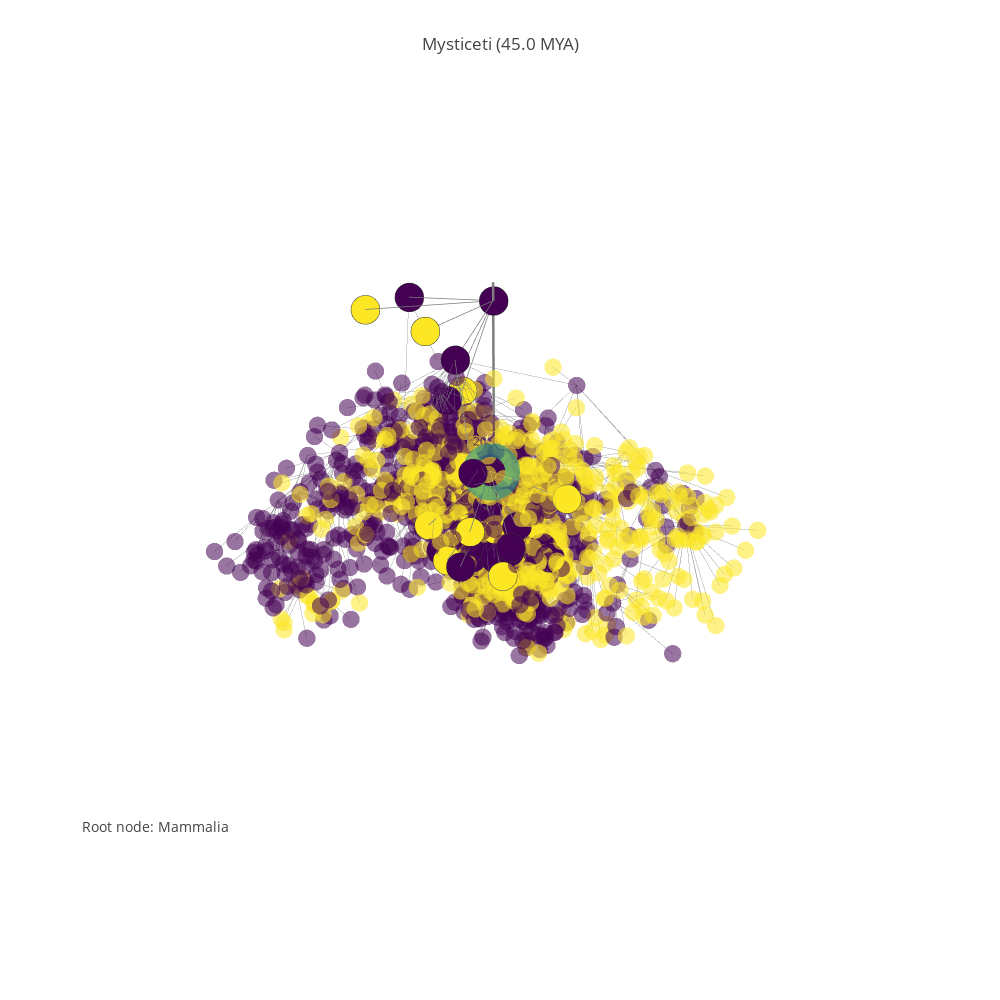

Notebook source saved alongside this figure:
### Code cell
#focus_node = 16024 # whales
#focus_node = 16293 # Catarrhini
#focus_node = 16299 # Hominidae
pgp.refocus(16024)

### Figure 1 — Plotly figure (JSON) as saved in the notebook; plotly's stock layout.template omitted (floating-point values rounded to 4 significant figures; data arrays with more than 128 entries replaced by an {"elided": "..."} marker saying what was removed)
{"data": [{"hoverinfo": "none", "line": {"color": "rgb(125,125,125)", "width": 5}, "mode": "lines", "type": "scatter3d", "uid": "08706106-c980-11e8-9dd1-f45c89a09993", "x": [-3.531, -3.531, null], "y": [0.6936, 0.6936, null], "z": [5.671, 0.8307, null]}, {"mode": "text", "text": ["1 MYA", "5 MYA", "20 MYA", "50 MYA", "150 MYA"], "type": "scatter3d", "uid": "0870629e-c980-11e8-b398-f45c89a09993", "x": [-3.531, -3.531, -3.531], "y": [0.6936, 0.6936, 0.6936], "z": [0.6931, 1.792, 3.045, 3.932, 5.017]}, {"hoverinfo": "none", "line": {"color": "rgb(125,125,125)", "width": 1}, "mode": "lines", "opacity": 0.65, "type": "scatter3d", "uid": "0870639a-c980-11e8-a757-f45c89a09993", "x": {"elided": "4821 float values"}, "y": {"elided": "4821 float values"}, "z": {"elided": "4821 float values"}}, {"hoverinfo": "text", "marker": {"color": {"elided": "1607 int values"}, "colorscale": "Viridis", "opacity": 0.55, "size": 6, "symbol": "circle"}, "mode": "markers", "name": "actors", "text": {"elided": "1607 str values"}, "textfont": {"color": "#ff7f0e", "family": "sans serif", "size": 18}, "type": "scatter3d", "uid": "08706476-c980-11e8-9df1-f45c89a09993", "x": {"elided": "1607 float values"}, "y": {"elided": "1607 float values"}, "z": {"elided": "1607 float values"}}, {"hoverinfo": "none", "line": {"color": "rgb(125,125,125)", "width": 1.5}, "mode": "lines", "opacity": 1, "type": "scatter3d", "uid": "08706548-c980-11e8-a0a6-f45c89a09993", "x": [-3.531, -3.531, null, -2.426, -3.531, null, -2.943, -3.531, null, -2.462, -3.531, null, -2.815, -3.531, null, -3.115, -3.531, null, -2.489, -3.531, null, -2.049, -2.489, null, -2.402, -2.049, null, -1.695, -2.402, null, -1.945, -2.402, null, -2.904, -2.402, null, -2.494, -2.402, null, -2.355, -2.494, null, -1.901, -2.494, null, -2.376, -2.494, null, -2.754, -2.494, null, -2.605, -2.494, null, -1.932, -2.494, null, -2.694, -2.494, null, -2.183, -2.494, null, -2.578, -2.494, null, -1.987, -2.494, null, -2.733, -2.494, null, -2.301, -2.494, null, -2.099, -2.402, null, -2.466, -2.402, null, -2.872, -2.402, null, -2.919, -2.872, null, -2.475, -2.872, null, -2.997, -2.872, null, -3.235, -2.872, null, -3.301, -2.872, null, -3.206, -2.872, null, -2.462, -2.872, null, -2.895, -2.402, null], "y": [0.6936, 0.6936, null, -0.5633, 0.6936, null, -0.2826, 0.6936, null, 0.5751, 0.6936, null, 0.5411, 0.6936, null, 0.5149, 0.6936, null, 1.08, 0.6936, null, 1.824, 1.08, null, 1.773, 1.824, null, 1.373, 1.773, null, 1.865, 1.773, null, 0.9869, 1.773, null, 1.617, 1.773, null, 1.899, 1.617, null, 1.465, 1.617, null, 1.875, 1.617, null, 1.4, 1.617, null, 1.91, 1.617, null, 1.686, 1.617, null, 1.676, 1.617, null, 2.206, 1.617, null, 1.142, 1.617, null, 1.248, 1.617, null, 1.129, 1.617, null, 0.9362, 1.617, null, 2.429, 1.773, null, 2.177, 1.773, null, 1.673, 1.773, null, 1.654, 1.673, null, 1.314, 1.673, null, 1.618, 1.673, null, 1.317, 1.673, null, 1.869, 1.673, null, 2.098, 1.673, null, 1.343, 1.673, null, 2.618, 1.773, null], "z": [5.421, 5.421, null, 5.252, 5.421, null, 5.352, 5.421, null, 5.31, 5.421, null, 4.19, 5.421, null, 4.205, 5.421, null, 5.088, 5.421, null, 3.989, 5.088, null, 3.829, 3.989, null, 3.157, 3.829, null, 3.179, 3.829, null, 3.179, 3.829, null, 3.179, 3.829, null, 3.025, 3.179, null, 2.526, 3.179, null, 2.526, 3.179, null, 2.526, 3.179, null, 2.526, 3.179, null, 2.526, 3.179, null, 2.526, 3.179, null, 2.526, 3.179, null, 2.526, 3.179, null, 2.526, 3.179, null, 3.025, 3.179, null, 3.025, 3.179, null, 3.157, 3.829, null, 3.157, 3.829, null, 2.197, 3.829, null, 2.197, 2.197, null, 2.197, 2.197, null, 2.197, 2.197, null, 2.197, 2.197, null, 2.197, 2.197, null, 2.197, 2.197, null, 2.197, 2.197, null, 3.584, 3.829, null]}, {"hoverinfo": "text", "marker": {"color": [0, 2, 0, 2, 0, 2, 0, 0, 0, 2, 2, 2, 0, 2, 2, 0, 0, 0, 0, 0, 2, 2, 0, 2, 2, 0, 0, 0, 2, 2, 2, 2, 0, 0, 0, 2, 0, 2], "colorscale": "Viridis", "line": {"color": "rgb(50,50,50)", "width": 0.5}, "size": 10, "symbol": "circle"}, "mode": "markers", "name": "actors", "text": ["<a href=\"https://en.wikipedia.org/wiki/Mammalia\">Mammalia -- 15040 (225.0 MYA)</a>", "<a href=\"https://en.wikipedia.org/wiki/Triconodonts\">Triconodonts -- 15989 (190.0 MYA)</a>", "<a href=\"https://en.wikipedia.org/wiki/Monotremata\">Monotremata -- 15991 (210.0 MYA)</a>", "<a href=\"https://en.wikipedia.org/wiki/Multituberculata\">Multituberculata -- 15992 (201.3 MYA)</a>", "<a href=\"https://en.wikipedia.org/wiki/Marsupialia\">Marsupialia -- 15994 (65.0 MYA)</a>", "<a href=\"https://en.wikipedia.org/wiki/Palaeoryctoids\">Palaeoryctoids -- 15996 (66.0 MYA)</a>", "<a href=\"https://en.wikipedia.org/wiki/Eutheria\">Eutheria -- 15997 (161.0 MYA)</a>", "<a href=\"https://en.wikipedia.org/wiki/Cetacea\">Cetacea -- 15977 (53.0 MYA)</a>", "<a href=\"https://en.wikipedia.org/wiki/Mysticeti\">Mysticeti -- 16024 (45.0 MYA)</a>", "<a href=\"https://en.wikipedia.org/wiki/Llanocetidae\">Llanocetidae -- 16027 (22.5 MYA)</a>", "<a href=\"https://en.wikipedia.org/wiki/Mammalodontidae\">Mammalodontidae -- 16029 (23.03 MYA)</a>", "<a href=\"https://en.wikipedia.org/wiki/Kekenodontidae\">Kekenodontidae -- 16030 (23.03 MYA)</a>", "<a href=\"https://en.wikipedia.org/wiki/Balaenopteridae\">Balaenopteridae -- 16032 (23.03 MYA)</a>", "<a href=\"https://en.wikipedia.org/wiki/Notiocetus\">Notiocetus -- 16045 (19.6 MYA)</a>", "<a href=\"https://en.wikipedia.org/wiki/Palaeocetus\">Palaeocetus -- 16046 (11.5 MYA)</a>", "<a href=\"https://en.wikipedia.org/wiki/Balaenoptera musculus\">Balaenoptera musculus -- 16047 (11.5 MYA)</a>", "<a href=\"https://en.wikipedia.org/wiki/Balaenoptera physalus\">Balaenoptera physalus -- 16048 (11.5 MYA)</a>", "<a href=\"https://en.wikipedia.org/wiki/Balaenoptera borealis\">Balaenoptera borealis -- 16049 (11.5 MYA)</a>", "<a href=\"https://en.wikipedia.org/wiki/Balaenoptera edeni\">Balaenoptera edeni -- 16050 (11.5 MYA)</a>", "<a href=\"https://en.wikipedia.org/wiki/Balaenoptera acutorostrata\">Balaenoptera acutorostrata -- 16051 (11.5 MYA)</a>", "<a href=\"https://en.wikipedia.org/wiki/Plesiocetus\">Plesiocetus -- 16052 (11.5 MYA)</a>", "<a href=\"https://en.wikipedia.org/wiki/Idiocetus\">Idiocetus -- 16053 (11.5 MYA)</a>", "<a href=\"https://en.wikipedia.org/wiki/Megaptera novaeangliae\">Megaptera novaeangliae -- 16054 (11.5 MYA)</a>", "<a href=\"https://en.wikipedia.org/wiki/Megapteropsis\">Megapteropsis -- 16055 (19.6 MYA)</a>", "<a href=\"https://en.wikipedia.org/wiki/Burtinopsis\">Burtinopsis -- 16056 (19.6 MYA)</a>", "<a href=\"https://en.wikipedia.org/wiki/Eschrichtius robustus (grey whale)\">Eschrichtius robustus (grey whale) -- 16033 (22.5 MYA)</a>", "<a href=\"https://en.wikipedia.org/wiki/Caperea marginata (pygmy right whale)\">Caperea marginata (pygmy right whale) -- 16034 (22.5 MYA)</a>", "<a href=\"https://en.wikipedia.org/wiki/Balaenidae\">Balaenidae -- 16035 (8.0 MYA)</a>", "<a href=\"https://en.wikipedia.org/wiki/Morenocetus\">Morenocetus -- 16037 (8.0 MYA)</a>", "<a href=\"https://en.wikipedia.org/wiki/Balaenula\">Balaenula -- 16038 (8.0 MYA)</a>", "<a href=\"https://en.wikipedia.org/wiki/Protobalaena\">Protobalaena -- 16039 (8.0 MYA)</a>", "<a href=\"https://en.wikipedia.org/wiki/Mesoteras\">Mesoteras -- 16040 (8.0 MYA)</a>", "<a href=\"https://en.wikipedia.org/wiki/Balaena mysticetus\">Balaena mysticetus -- 16041 (8.0 MYA)</a>", "<a href=\"https://en.wikipedia.org/wiki/Eubalaena glacialis\">Eubalaena glacialis -- 16042 (8.0 MYA)</a>", "<a href=\"https://en.wikipedia.org/wiki/Eubalaena australis\">Eubalaena australis -- 16043 (8.0 MYA)</a>", "<a href=\"https://en.wikipedia.org/wiki/Aetiocetidae\">Aetiocetidae -- 16028 (35.0 MYA)</a>"], "type": "scatter3d", "uid": "08706610-c980-11e8-8396-f45c89a09993", "x": [-3.531, -2.426, -2.943, -2.462, -2.815, -3.115, -2.489, -2.049, -2.402, -1.695, -1.945, -2.904, -2.494, -2.355, -1.901, -2.376, -2.754, -2.605, -1.932, -2.694, -2.183, -2.578, -1.987, -2.733, -2.301, -2.099, -2.466, -2.872, -2.919, -2.475, -2.997, -3.235, -3.301, -3.206, -2.462, -2.895], "y": [0.6936, -0.5633, -0.2826, 0.5751, 0.5411, 0.5149, 1.08, 1.824, 1.773, 1.373, 1.865, 0.9869, 1.617, 1.899, 1.465, 1.875, 1.4, 1.91, 1.686, 1.676, 2.206, 1.142, 1.248, 1.129, 0.9362, 2.429, 2.177, 1.673, 1.654, 1.314, 1.618, 1.317, 1.869, 2.098, 1.343, 2.618], "z": [5.421, 5.252, 5.352, 5.31, 4.19, 4.205, 5.088, 3.989, 3.829, 3.157, 3.179, 3.179, 3.179, 3.025, 2.526, 2.526, 2.526, 2.526, 2.526, 2.526, 2.526, 2.526, 2.526, 3.025, 3.025, 3.157, 3.157, 2.197, 2.197, 2.197, 2.197, 2.197, 2.197, 2.197, 2.197, 3.584]}, {"hoverinfo": "text", "marker": {"color": [1], "colorscale": "Viridis", "opacity": 0.6, "size": 20, "symbol": "circle"}, "mode": "markers", "name": "actors", "text": ["<a href=\"https://en.wikipedia.org/wiki/Mammalia\">Mammalia -- 15040 (225.0 MYA)</a>", "<a href=\"https://en.wikipedia.org/wiki/Triconodonts\">Triconodonts -- 15989 (190.0 MYA)</a>", "<a href=\"https://en.wikipedia.org/wiki/Monotremata\">Monotremata -- 15991 (210.0 MYA)</a>", "<a href=\"https://en.wikipedia.org/wiki/Multituberculata\">Multituberculata -- 15992 (201.3 MYA)</a>", "<a href=\"https://en.wikipedia.org/wiki/Marsupialia\">Marsupialia -- 15994 (65.0 MYA)</a>", "<a href=\"https://en.wikipedia.org/wiki/Palaeoryctoids\">Palaeoryctoids -- 15996 (66.0 MYA)</a>", "<a href=\"https://en.wikipedia.org/wiki/Eutheria\">Eutheria -- 15997 (161.0 MYA)</a>", "<a href=\"https://en.wikipedia.org/wiki/Cetacea\">Cetacea -- 15977 (53.0 MYA)</a>", "<a href=\"https://en.wikipedia.org/wiki/Mysticeti\">Mysticeti -- 16024 (45.0 MYA)</a>", "<a href=\"https://en.wikipedia.org/wiki/Llanocetidae\">Llanocetidae -- 16027 (22.5 MYA)</a>", "<a href=\"https://en.wikipedia.org/wiki/Mammalodontidae\">Mammalodontidae -- 16029 (23.03 MYA)</a>", "<a href=\"https://en.wikipedia.org/wiki/Kekenodontidae\">Kekenodontidae -- 16030 (23.03 MYA)</a>", "<a href=\"https://en.wikipedia.org/wiki/Balaenopteridae\">Balaenopteridae -- 16032 (23.03 MYA)</a>", "<a href=\"https://en.wikipedia.org/wiki/Notiocetus\">Notiocetus -- 16045 (19.6 MYA)</a>", "<a href=\"https://en.wikipedia.org/wiki/Palaeocetus\">Palaeocetus -- 16046 (11.5 MYA)</a>", "<a href=\"https://en.wikipedia.org/wiki/Balaenoptera musculus\">Balaenoptera musculus -- 16047 (11.5 MYA)</a>", "<a href=\"https://en.wikipedia.org/wiki/Balaenoptera physalus\">Balaenoptera physalus -- 16048 (11.5 MYA)</a>", "<a href=\"https://en.wikipedia.org/wiki/Balaenoptera borealis\">Balaenoptera borealis -- 16049 (11.5 MYA)</a>", "<a href=\"https://en.wikipedia.org/wiki/Balaenoptera edeni\">Balaenoptera edeni -- 16050 (11.5 MYA)</a>", "<a href=\"https://en.wikipedia.org/wiki/Balaenoptera acutorostrata\">Balaenoptera acutorostrata -- 16051 (11.5 MYA)</a>", "<a href=\"https://en.wikipedia.org/wiki/Plesiocetus\">Plesiocetus -- 16052 (11.5 MYA)</a>", "<a href=\"https://en.wikipedia.org/wiki/Idiocetus\">Idiocetus -- 16053 (11.5 MYA)</a>", "<a href=\"https://en.wikipedia.org/wiki/Megaptera novaeangliae\">Megaptera novaeangliae -- 16054 (11.5 MYA)</a>", "<a href=\"https://en.wikipedia.org/wiki/Megapteropsis\">Megapteropsis -- 16055 (19.6 MYA)</a>", "<a href=\"https://en.wikipedia.org/wiki/Burtinopsis\">Burtinopsis -- 16056 (19.6 MYA)</a>", "<a href=\"https://en.wikipedia.org/wiki/Eschrichtius robustus (grey whale)\">Eschrichtius robustus (grey whale) -- 16033 (22.5 MYA)</a>", "<a href=\"https://en.wikipedia.org/wiki/Caperea marginata (pygmy right whale)\">Caperea marginata (pygmy right whale) -- 16034 (22.5 MYA)</a>", "<a href=\"https://en.wikipedia.org/wiki/Balaenidae\">Balaenidae -- 16035 (8.0 MYA)</a>", "<a href=\"https://en.wikipedia.org/wiki/Morenocetus\">Morenocetus -- 16037 (8.0 MYA)</a>", "<a href=\"https://en.wikipedia.org/wiki/Balaenula\">Balaenula -- 16038 (8.0 MYA)</a>", "<a href=\"https://en.wikipedia.org/wiki/Protobalaena\">Protobalaena -- 16039 (8.0 MYA)</a>", "<a href=\"https://en.wikipedia.org/wiki/Mesoteras\">Mesoteras -- 16040 (8.0 MYA)</a>", "<a href=\"https://en.wikipedia.org/wiki/Balaena mysticetus\">Balaena mysticetus -- 16041 (8.0 MYA)</a>", "<a href=\"https://en.wikipedia.org/wiki/Eubalaena glacialis\">Eubalaena glacialis -- 16042 (8.0 MYA)</a>", "<a href=\"https://en.wikipedia.org/wiki/Eubalaena australis\">Eubalaena australis -- 16043 (8.0 MYA)</a>", "<a href=\"https://en.wikipedia.org/wiki/Aetiocetidae\">Aetiocetidae -- 16028 (35.0 MYA)</a>"], "type": "scatter3d", "uid": "087066d8-c980-11e8-8e16-f45c89a09993", "x": [-2.402], "y": [1.773], "z": [3.829]}], "layout": {"annotations": [{"font": {"size": 14}, "showarrow": false, "text": "Root node: Mammalia", "x": 0, "xanchor": "left", "xref": "paper", "y": 0.1, "yanchor": "bottom", "yref": "paper"}], "height": 1000, "hovermode": "closest", "margin": {"t": 100}, "scene": {"xaxis": {"showbackground": false, "showgrid": false, "showline": false, "showticklabels": false, "title": "", "zeroline": false}, "yaxis": {"showbackground": false, "showgrid": false, "showline": false, "showticklabels": false, "title": "", "zeroline": false}, "zaxis": {"showbackground": false, "showgrid": false, "showline": false, "showticklabels": false, "title": "", "zeroline": false}}, "showlegend": false, "title": "<a href=\"https://en.wikipedia.org/wiki/Mysticeti\">Mysticeti</a> (45.0 MYA)", "width": 1000}}
